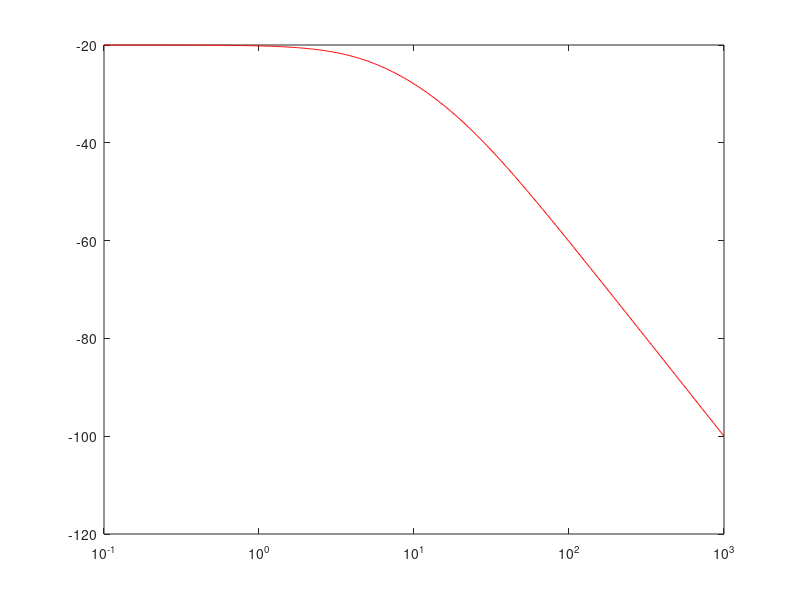

MATLAB code to generate this figure:
j = sqrt(-1);
w = 10.^(-1 : 0.01 : 3); % define j and w

% H=(j*w).^2./(((j*w) + 10).^2.*((j*w) + 100).^2);
% Hdb=20*log10(abs(H)); 
% plot(w,Hdb,'r'); 
% set(gca,'xscale','log')% define H & make the plot
% 
% H=(j*w).^2;
% Hdb=20*log10(abs(H)); 
% plot(w,Hdb,'r'); 
% set(gca,'xscale','log')% define H & make the plot
% 
% H=100./((j*w) + 100);
% Hdb=20*log10(abs(H)); 
% plot(w,Hdb,'r'); 
% set(gca,'xscale','log')% define H & make the plot
% 
% H=2./((j*w));
% Hdb=20*log10(abs(H)); 
% plot(w,Hdb,'r'); 
% set(gca,'xscale','log')% define H & make the plot
% 
% H=(j*w) + 100;
% Hdb=20*log10(abs(H)); 
% plot(w,Hdb,'r'); 
% set(gca,'xscale','log')% define H & make the plot
% 
% H=((j*w) + 100)./100;
% Hdb=20*log10(abs(H)); 
% plot(w,Hdb,'r'); 
% set(gca,'xscale','log')% define H & make the plot
% 
% 
% H=10./((j*w)+100);
% Hdb=20*log10(abs(H)); 
% plot(w,Hdb,'r'); 
% set(gca,'xscale','log')% define H & make the plot

figure();
% H=(j*w).*(j*w+10)./((((j*w)./10) + 1).*(((j*w)./100) + 1));
% Hdb=20*log10(abs(H)); 
% plot(w,Hdb,'r'); 
% set(gca,'xscale','log')% define H & make the plot

H=1./(0.1*(j*w).^2+2.5*(j*w)+10);
Hdb=20*log10(abs(H));
plot(w,Hdb,'r'); 
set(gca,'xscale','log')% define H & make the plot
